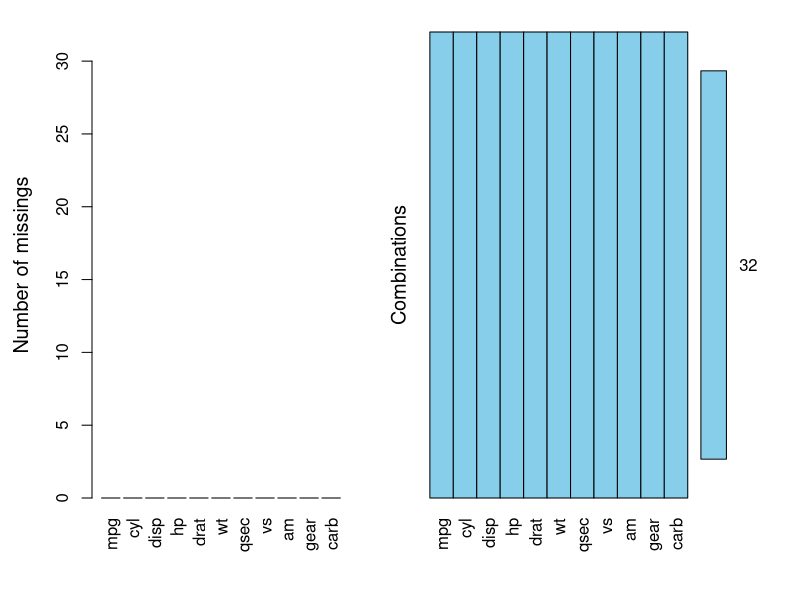
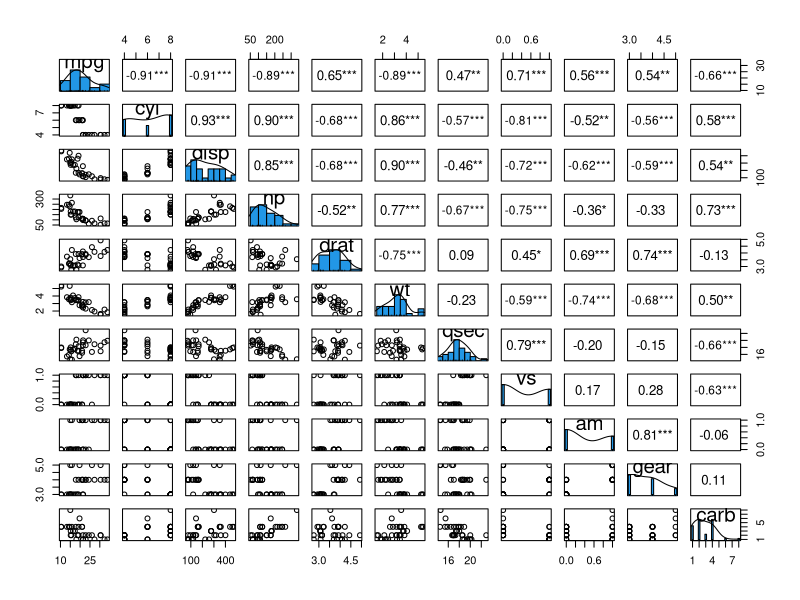
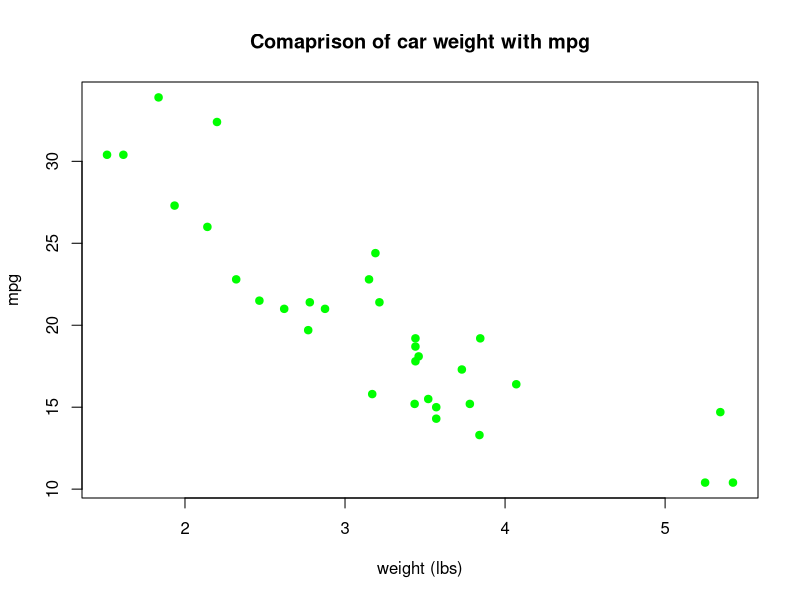
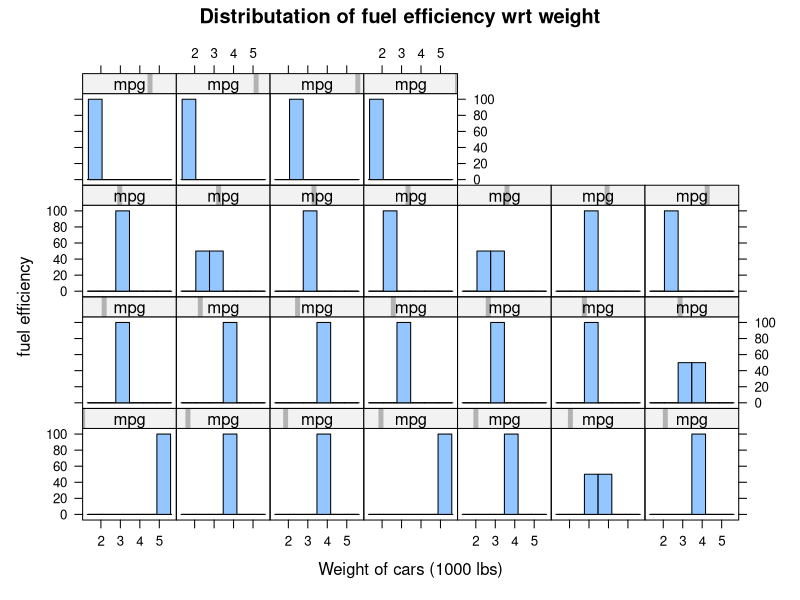
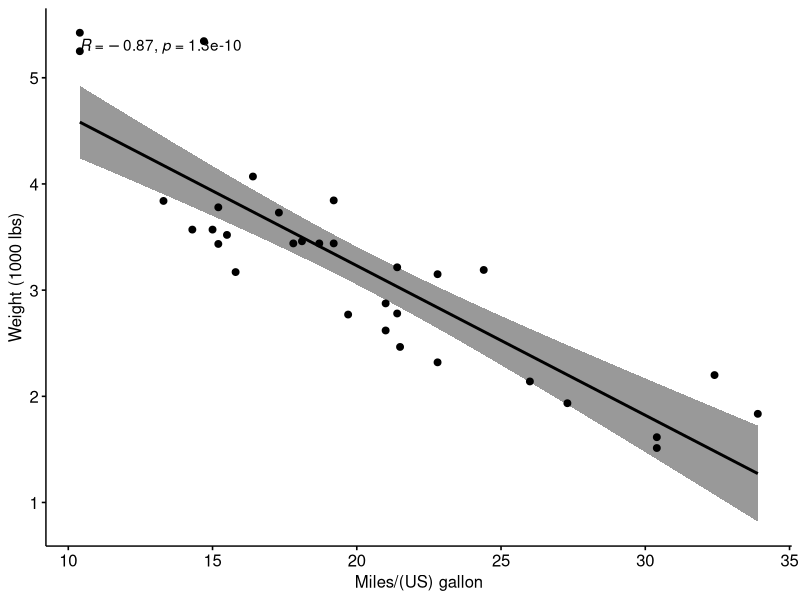
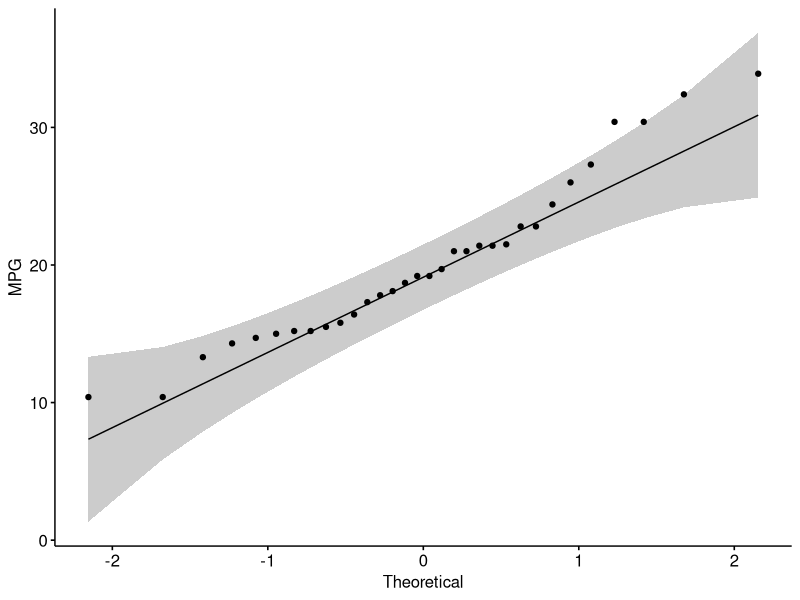
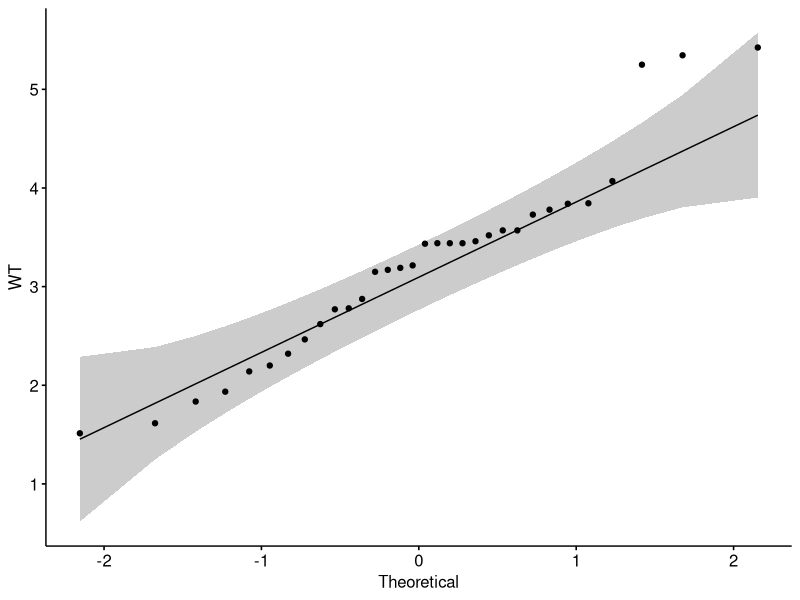
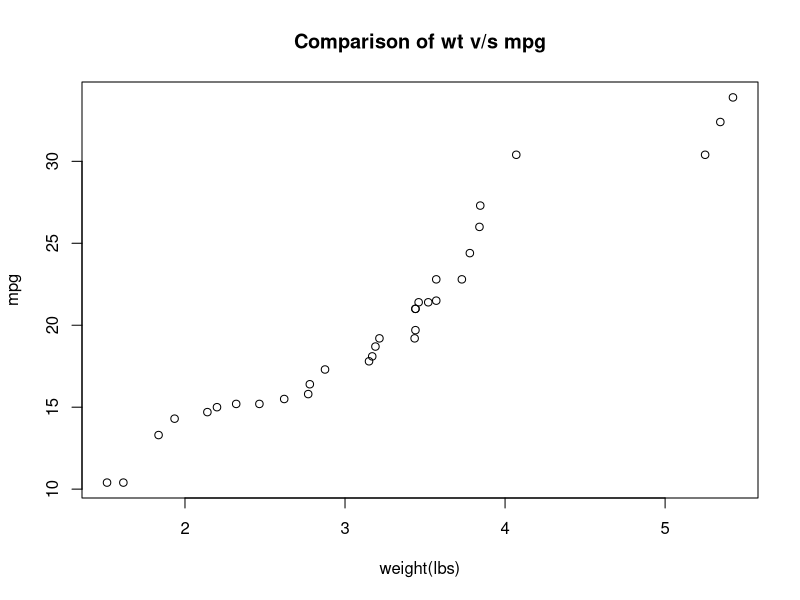

Write R code to recreate these figures, in order. (Note: this script raises an error after producing the figures.)

#H0: weight of cars has not effect fuel efficiency 
#H1: weight of cars effect fuel efficiency

cars <- mtcars
str(mtcars)

incomplete_data <- cars[!complete.cases(cars),]
incomplete_data
nrow(incomplete_data)
any(is.na(cars))

# visualize the missing data
library(VIM)
missing_values <- aggr(cars, prop = FALSE, numbers = TRUE)
summary(missing_values)


library(psych)

pairs.panels(cars, 
             smooth = FALSE, # If TRUE, draws loess smooths
             scale = FALSE, # If TRUE, scales the correlation text font
             density = TRUE, # If TRUE, adds density plots and histograms
             ellipses = FALSE, # If TRUE, draws ellipses
             method = "spearman",# Correlation method (also "pearson" or "kendall")
             pch = 21, # pch symbol
             lm = FALSE, # If TRUE, plots linear fit rather than the LOESS (smoothed) fit
             cor = TRUE, # If TRUE, reports correlations
             jiggle = FALSE, # If TRUE, data points are jittered
             factor = 2, # Jittering factor
             hist.col = 4, # Histograms color
             stars = TRUE, # If TRUE, adds significance level with stars
             ci = TRUE) # If TRUE, adds confidence intervals

# examine
# Does car weight have an effect on mpg?
# 2 vars
# wt = num
# mpg = num

#H0: Does weight of cars affect fuel efficiency
#H1: Does weight of cars not affect fuel efficiency

# H0 = car weight has no effect on fuel efficiency
# H1 = car weight has an effect on fuel efficiency
attach(cars)

# Check the linearity
plot(wt, mpg, pch = 19, col ="green", 
     main = "Comaprison of car weight with mpg", 
     xlab = "weight (lbs)", ylab = "mpg")

subset(cars, select = c(wt,mpg))

library("lattice")

histogram(~wt | mpg,
          data = cars,
          main = "Distributation of fuel efficiency wrt weight",
          xlab = "Weight of cars (1000 lbs)" ,ylab = "fuel efficiency")

tapply(wt, mpg, median)



library("ggpubr")
ggscatter(cars, x = "mpg", y = "wt", 
          add = "reg.line", conf.int = TRUE, 
          cor.coef = TRUE, cor.method = "pearson",
          xlab = "Miles/(US) gallon", ylab = "Weight (1000 lbs)")


# mpg
ggqqplot(cars$mpg, ylab = "MPG")
# wt
ggqqplot(cars$wt, ylab = "WT")

res <- cor.test(cars$wt, cars$mpg, 
                method = "pearson")
res


res$p.value
         
res$estimate
# Thus the car weight affect fuel efficiency


with(cars, 
     qqplot(wt, mpg,
            main = "Comparison of wt v/s mpg", 
            xlab = "weight(lbs)", 
            ylab = "mpg"))

# Visualize the normality of the variables
opar = par(no.readonly = TRUE)


# Arrange the plots in 1rows by 2 cols
par(mfrow = c(1,2))

hist(wt, col = "red", main = " distribution of car weight", 
     xlab = "weight(lbs)")
hist(mpg, col = "red", main = "distribution of car mpg")

par = opar

qqnorm(wt)

qqline(wt, col = "red")

qqnorm(mpg)

qqline(mpg, col = "red")


with(cars,
     {qqnorm(wt, 
                  main ="Normal Q-Q-Plot of wt", 
                  xlab = "", 
                  ylab = "")
       qqline(wt)
       })

with(cars,
     {qqnorm(mpg, 
             main ="Normal Q-Q-Plot of mpg", 
             xlab = "", 
             ylab = "")
       qqline(mpg)
     })
# Examine the linear correlation between both vars
with(cars, qqplot(wt, mpg))

# We ca run the formal test of normality
# provided through the widely used
# shapiro-wilks test
normality_test <- shapiro.test(cars$mpg)
normality_test$p.value
# In this example p-value = 0.12
# 0.12 > 0.05
# Then mpg is ND

normality_test <- shapiro.test(cars$wt)
normality_test$p.value
# p-values tells us the chance that the sample comes from ND
# If p-value < 0.05 then the variable is not ND

# In this example p-value = 0.09
# 0.09 > 0.05
# Then the wt is ND

shapiro.test(cars$mpg)

shapiro.test(cars$wt)

# If one is ND and one is NOT ND then use spearmans
# Both variables are ND
# Both continous
# We will use pearsons
# dependent var = mpg
# independent var = wt
cor.test(wt, mpg, 
                method = "pearson")
# pearsons correlation = -0.86
# p-value = 1.29e-10 = 0.00000129
# cut-off = 0.05
# Thus p-value < 0.05
# we wil reject H0
# Thus there is significant correlation between
# weight and mpg of car

# Thus we can state that the weight of car affects fuel efficiency
